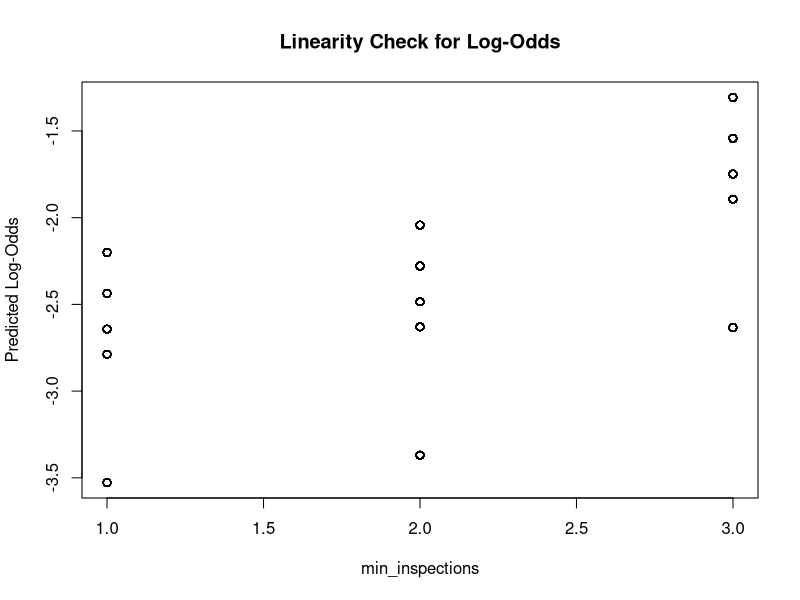

Write the R code that produced this figure. (Note: this script raises an error after producing the figure.)
#### Preamble ####
# Purpose: Make models of the data to generate inferential statistics
# Author: Michelle Ji
# Date: 12 November 2024
# Contact: michelle.ji@mail.utoronto.ca
# Prerequisite:  Run 02-download_data.R, 03-clean_data.R

#### Work space set up ####
library(tidyverse)
library(VGAM)
library(car)
dinesafe_data <- read_csv("02-analysis_data.csv")


#### Model ####
# convert categorical variables into factor
dinesafe_data$severity <- as.factor(dinesafe_data$severity) 
dinesafe_data$establishment_type <- as.factor(dinesafe_data$establishment_type)
dinesafe_data$min_inspections <- as.factor(dinesafe_data$min_inspections)

# fit multinomial logistic regression model
dinesafe_model <- vglm(severity ~ min_inspections + establishment_type, 
              data = dinesafe_data, family = multinomial)
summary(dinesafe_model)

#### Model Validation ####
# independence of observations
# we can assume independent observations since each of the observations is a separate
# restaurant or individual violation of dinesafe. the restaurants 
# do not have any relationship with each other

# linearity in log odds -- we see a linear relationship with the numerical variable
# of min_inspections to log odds
# we likely can only use this to check since the other predictor is categorical

dinesafe_data$min_inspections <- as.numeric(as.character(dinesafe_data$min_inspections))
fitted_probs <- fitted(dinesafe_model, type = "response")
log_odds <- log(fitted_probs[, 1] / fitted_probs[, 3])

plot(dinesafe_data$min_inspections, log_odds, 
     xlab = "min_inspections", ylab = "Predicted Log-Odds", 
     main = "Linearity Check for Log-Odds")


# no multicollinearity

#if we look at the correlation, the only concern is between min_inspections3 and min_inspections2. 
# however, they are the same variable, R is just treating them as different for the sake of their 
# different levels. we can say that there is not significant multicollinearity with the model. 

#make dummies so that we can look at establishment_type as "numerical" to look at correlation/multicollinearity
dummies <- model.matrix(severity ~ min_inspections + establishment_type - 1, data = dinesafe_data)
lm_model <- lm(severity ~ dummies, data = dinesafe_data)
cor(dummies)


# sufficient sample size
# there are 18,771 observations so the sample size is sufficient enough

# can look at residual deviance to see if model is reasonable
null_model <- vglm(severity ~ 1, family = multinomial(), data = dinesafe_data)
deviance_null <- deviance(null_model)  # Null model deviance
deviance_model <- deviance(dinesafe_model)  # Your model deviance
difference <- deviance_null - deviance_model
difference

df_difference <- 2
# Calculate p-value using chi-squared distribution
p_value <- 1 - pchisq(difference, df = df_difference)
p_value

# p value is 0, meaning that the model is better than the null model with 
# a very small chance that the observed improvement in deviance is due to random chance


#### Save Model ####
saveRDS(
  dinesafe_model,
  file = "models/dinesafe_model.rds"
)
